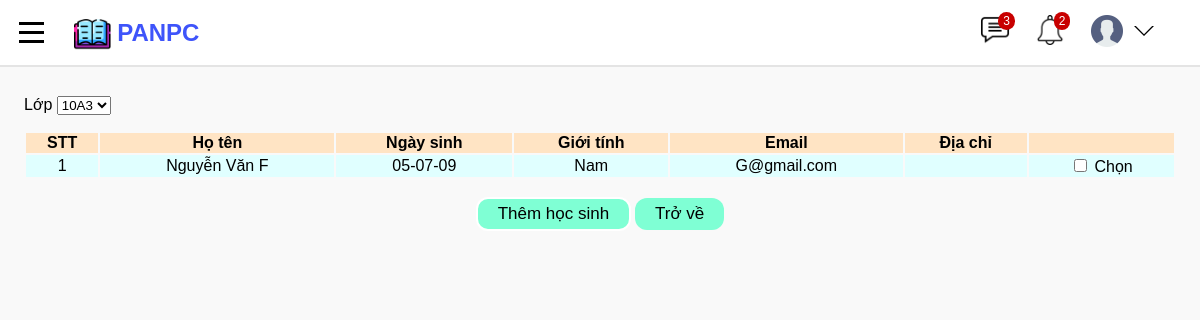
Page /lapDSlop/1 (signed in) on the committed database.
### studentManager/models.py (models this page shows, shortened)
class SchoolClass(models.Model):
    classID = models.CharField(max_length=10, null=False, unique=False)
    n_students = models.IntegerField(null=False)
    year = models.ForeignKey(Age, null=False, on_delete=models.CASCADE, unique=True)

class Student(models.Model):
    user = models.OneToOneField(CustomUser, on_delete=models.CASCADE)
    classOfSchool = models.ManyToManyField(SchoolClass, blank=True)

class CustomUser(AbstractUser):
    USER_TYPE = (('1', "Admin"), ('2', "Teacher"), ('3', "Student"))
    SEX_CATELOGY = [("1", "Nam"), ("0", "Nữ")]
    now = date.today
    username = models.CharField(max_length=200, unique=True)
    role = models.CharField(default='1', choices=USER_TYPE, max_length=1)
    is_active = models.BooleanField(default=True)
    is_staff = models.BooleanField(default=False)
    is_superuser = models.BooleanField(default=False)
    name = models.CharField(default='', max_length=200)
    dateOfBirth = models.DateField(default=now)
    sex = models.CharField(default='1', choices=SEX_CATELOGY,max_length=1)
    phone = models.CharField(default='', max_length=20, blank=True)
    email = models.EmailField(max_length=200, unique=True)
    address = models.TextField(default='', blank=True)
    USERNAME_FIELD = "username"
    REQUIRED_FIELDS = []
    objects = CustomUserManager()
    class Meta:
        constraints = [
            models.UniqueConstraint(
                fields=['username', 'email'], name="unique_user")
        ]

### studentManager/views.py (the view, shortened to what this page needs)
# urls.py: path('lapDSlop/<int:pk>', views.lapDSLop, name = "lapDS"),
@login_required(login_url='loginpage')
def lapDSLop(request, pk):
    this_year = Age.objects.get(id=pk)
    student_list1 = []
    for student in Student.objects.all():
        for c in student.classOfSchool.all():
            if c.year == this_year:
                student_list1.append(student)
                break
    student_list2 = []
    for student in Student.objects.all():
        if student not in student_list1:
            student_list2.append(student)
    formatDate = [a.user.dateOfBirth.strftime(
        "%d-%m-%y") for a in student_list2]
    form = lapDSForm(request.POST, pk=pk)
    context = {
        'students': zip(student_list2, formatDate),
        'form': form,
    }
    return render(request, 'studentManager/lapDS.html', context=context)

### studentManager/forms.py
class lapDSForm(ModelForm):
    def __init__(self, *args,**kwargs):
        self.pk = kwargs.pop('pk', None)
        super(lapDSForm,self).__init__(*args,**kwargs)
        age = Age.objects.get(id = self.pk)
        class_choices = set([(c.classID, c.classID) for c in SchoolClass.objects.filter(year = age)])
        self.fields['classID'].label = ''
        self.fields['classID'].widget = Select(
            choices=class_choices,
            attrs={'class': 'form-select'}
        )
    class Meta:
        model = SchoolClass
        fields = ['classID']

### studentManager/templates/studentManager/lapDS.html (shortened to what this page needs)
{% extends 'studentManager/base.html' %}
{% load static %}
{% block content %}
<form method="POST">
    <div class="main_form-header row">
        <div class="main_form_class col-lg-3">
            <div class="row">
                <div class="main_form_title col-lg-3">
                    <p>Lớp    {{form.classID}}</p>
                </div>
            </div>
        </div>
    </div>
        <table class="table">
            <tr>
                <th>STT</th>
                <th>Họ tên</th>
                <th>Ngày sinh</th>
                <th>Giới tính</th>
                <th>Email</th>
                <th>Địa chỉ</th>
                <th></th>
            </tr>
            {% if form.classID is not null %}
                {% for student,date in students %}
                <tr class = "list">
                    <td>{{ forloop.counter }}</td>
                    <td>{{student.user.name}}</td>
                    <td>{{date}}</td>
                    {%if student.user.sex == '1' %}
                        <td>Nam</td>
                    {%else%}
                        <td>Nữ</td>
                    {%endif%}
                    <td>{{student.user.email}}</td>
                    <td>{{student.user.address}}</td>
                    <td>
                    <div class="form-check">
                        <input class="form-check-input" type="checkbox" value='{{student.user.username}}'id ="{{ student.user.username }}" name="username_class">
                        <label class="form-check-label" for="{{ student.user.username }}">Chọn</label>
                    </div>
                </tr>
                {% endfor %}
            {% endif %}
        </table>
        <br>
        <div style = 'width:100%; text-align: center;'>
            <div style = 'display: inline-block; '>
                <button type="submit" class="btn btn-primary" style=" padding: 5px 15px;
                    border-radius: 12px; border-style: solid; font-size: 17px; background-color: aquamarine; border-color:white;">&nbspThêm học sinh&nbsp</button>
            </div>
            <div style = 'display: inline-block; '>
                <a href="{% url 'dsLop' %}" class="buttonlink" sytle="border-radius: 12px; border-color:white; padding: 5px 15px;">&nbspTrở về&nbsp</a>
            </div>
        </div>
    </form>
{% endblock content %}

### studentManager/static/css/style.css (style rules this page uses)
body { font-family: Arial; margin: 0; padding-top: 80px; padding-left: 24px; padding-right: 24px; background-color: rgb(249, 249, 249); padding-bottom:50px; text-decoration: none; transition: all 0.15s; }
a { text-decoration: none; color: black; }
.buttonlink { background-color: aquamarine; border: none; color: black; padding: 6px 15px; border-radius: 12px; text-align: right; text-decoration: none; display: inline-block; font-size: 17px; margin: -5px 0px; cursor: pointer; }
.table { margin-top: 10px; width: 100%; align-items: center; }
.table tr th { background-color: bisque; text-align: center; }
.list { text-align: center; background-color: lightcyan; }

### rows in the picture
SchoolClass: classID "10A3"
Student: user.name "Nguyễn Văn F", date "05-07-09", shows "Nam", user.email "G@gmail.com"
